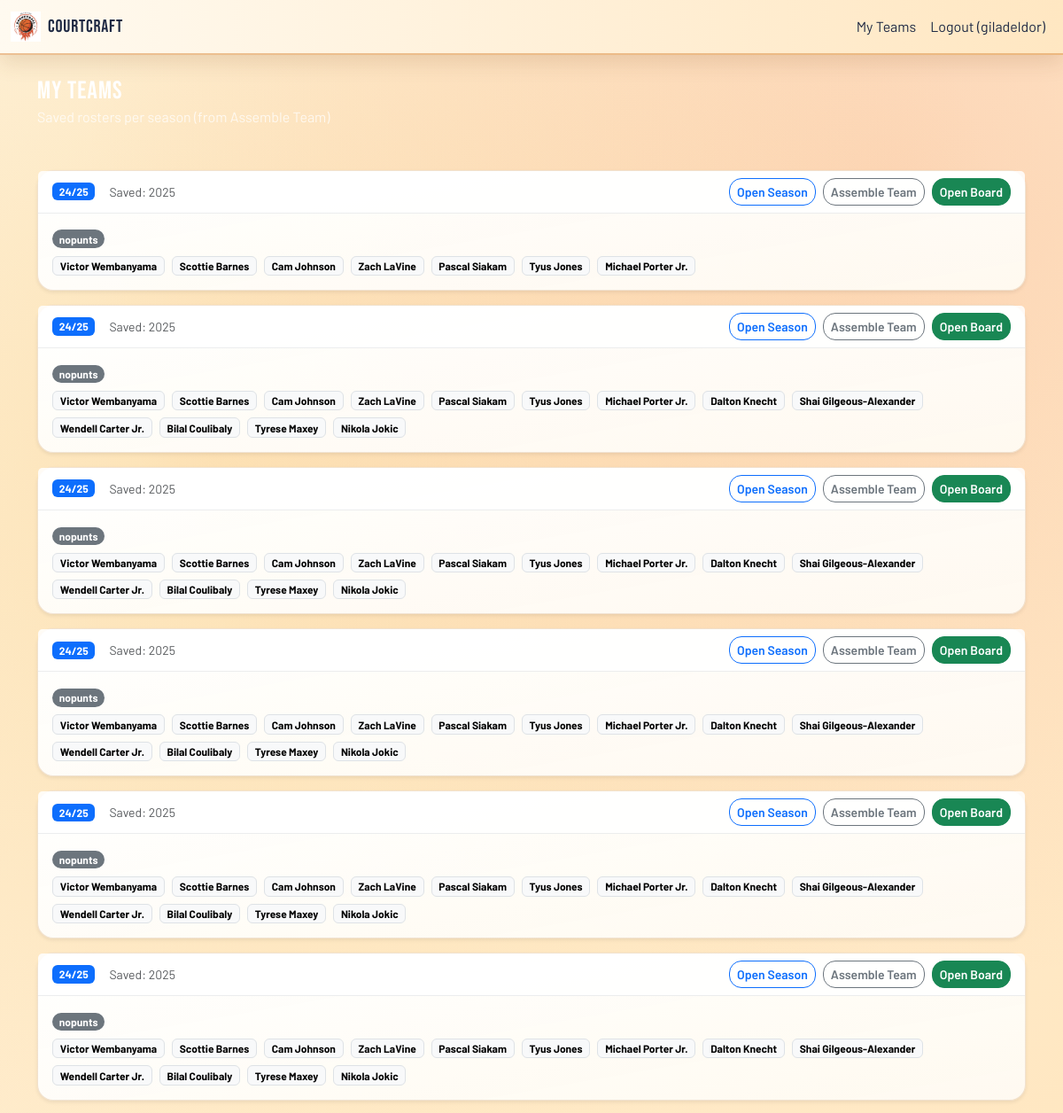
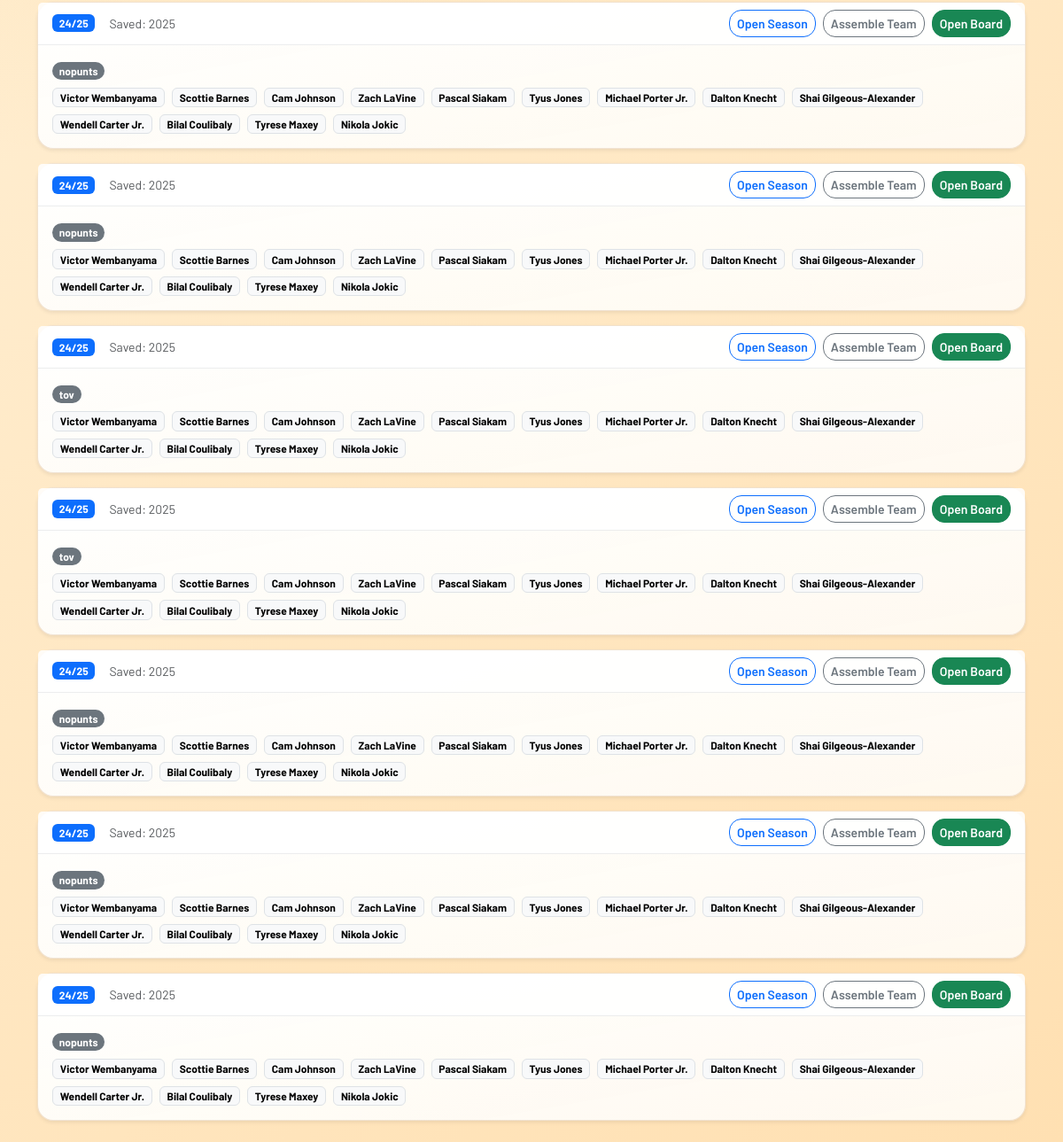
The page /teams (signed in) on the database its author committed (2 pictures, top to bottom).
### tables this page shows
CREATE TABLE "teams" (
	id INTEGER NOT NULL, 
	user_id INTEGER NOT NULL, 
	season VARCHAR(32) NOT NULL, 
	players TEXT NOT NULL, 
	data_type VARCHAR(32) NOT NULL, 
	created_at DATETIME NOT NULL, ir_players TEXT NOT NULL DEFAULT '[]', 
	PRIMARY KEY (id), 
	FOREIGN KEY(user_id) REFERENCES users (id)
);

### app.py (the view)
@app.route("/teams")
def list_teams():
    if "user_id" not in session:
        flash("Please log in","warning"); return redirect(url_for("auth"))
    db = get_db()
    rows = db.execute(
        "SELECT season,players,data_type,created_at FROM teams WHERE user_id=? ORDER BY created_at DESC",
        (session["user_id"],)
    ).fetchall()
    teams = [{
        "season": r["season"].replace("-","/"),
        "players": json.loads(r["players"]),
        "data_type": r["data_type"],
        "created": r["created_at"]
    } for r in rows]
    return render_template("teams.html", teams=teams)

### app.py (called while the page is built)
def get_db():
    conn = sqlite3.connect(DATABASE)
    conn.row_factory = sqlite3.Row
    return conn

@app.context_processor
def inject_globals():
    return {
        'current_year': datetime.now().year,
        'logged_in_user': session.get("user"),
        'player_headshot_url': player_headshot_url,
    }

### templates/teams.html (shortened to what this page needs)
{% extends 'base.html' %}
{% block fullwidth %}
  <div class="bg-secondary-navy text-white py-4">
    <div class="container">
      <h1 class="h3 mb-0">My Teams</h1>
      <p class="mb-0 opacity-75">Saved rosters per season (from Assemble Team)</p>
    </div>
  </div>
{% endblock %}
{% block content %}
  {% if not teams or teams|length == 0 %}
    <div class="alert alert-info">
      No teams saved yet. Go to a season and click <strong>Assemble Team</strong> to save your roster.
    </div>
  {% else %}
    <div class="row g-3">
      {% for t in teams %}
        {% set season_url = t.season|replace('/','-') %}
        <div class="col-12">
          <div class="card shadow-sm">
            <div class="card-header d-flex flex-wrap justify-content-between align-items-center gap-2">
              <div class="d-flex align-items-center gap-3">
                <span class="badge text-bg-primary">{{ t.season }}</span>
                <span class="text-muted small">Saved: {{ t.created }}</span>
              </div>
              <div class="d-flex gap-2">
                <a class="btn btn-sm btn-outline-primary" href="{{ url_for('season_page', season=season_url) }}">Open Season</a>
                <a class="btn btn-sm btn-outline-secondary" href="{{ url_for('team_assemble_page', season=season_url) }}">Assemble Team</a>
                <a class="btn btn-sm btn-success" href="{{ url_for('board_page', season=season_url) }}">Open Board</a>
              </div>
            </div>
            <div class="card-body">
              <div class="mb-2">
                <span class="badge rounded-pill text-bg-secondary">{{ t.data_type }}</span>
              </div>
              {% if t.players and t.players|length > 0 %}
                <div class="d-flex flex-wrap gap-2">
                  {% for p in t.players %}
                    <span class="badge text-bg-light border">{{ p }}</span>
                  {% endfor %}
                </div>
              {% else %}
                <p class="text-muted mb-0">No players saved in this roster.</p>
              {% endif %}
            </div>
          </div>
        </div>
      {% endfor %}
    </div>
  {% endif %}
{% endblock %}

### static/css/courtcraft.css (style rules this page uses)
:root { --court-ink: #1f2a44; --court-deep: #2b3e62; --court-orange: #f05a28; --court-gold: #f5b448; --court-light: #fff8eb; --court-wood: #d89e64; --accent-white: #ffffff; }
html, body { margin: 0; padding: 0; width: 100%; min-height: 100%; }
body { display: flex; flex-direction: column; background: radial-gradient(circle at 20% 20%, rgba(245, 180, 72, 0.24), transparent 42%), radial-gradient(circle at 84% 8%, rgba(240, 90, 40, 0.17), transparent 36%), linear-gradient(140deg, #fff6e3 0%, #ffe9c6 54%, #ffe0b2 100%); color: #1f2a44; font-family: 'Barlow', sans-serif; }
h1, h2, h3, h4, h5, .navbar-brand span { font-family: 'Bebas Neue', sans-serif; letter-spacing: 0.04em; }
.card { border-radius: 18px; border: 1px solid rgba(192, 133, 71, 0.22); background: linear-gradient(170deg, rgba(255,255,255,0.98), rgba(255,250,242,0.96)); box-shadow: 0 12px 28px rgba(114, 67, 30, 0.16); }
.card-header { border-bottom: 1px solid rgba(14, 28, 47, 0.08); background: rgba(255, 255, 255, 0.85); color: #132947; }
.btn { border-radius: 14px; font-weight: 600; }

### rows shown on the page
teams: season "24/25", created "2025", data_type "nopunts", players "Victor Wembanyama" "Scottie Barnes" "Cam Johnson" "Zach LaVine" "Pascal Siakam" "Tyus Jones" "Michael Porter Jr."
teams: season "24/25", created "2025", data_type "nopunts", players "Victor Wembanyama" "Scottie Barnes" "Cam Johnson" "Zach LaVine" "Pascal Siakam" "Tyus Jones" "Michael Porter Jr." "Dalton Knecht" "Shai Gilgeous-Alexander" "Wendell Carter Jr." "Bilal Coulibaly" "Tyrese Maxey" "Nikola Jokic"
teams: season "24/25", created "2025", data_type "nopunts", players "Victor Wembanyama" "Scottie Barnes" "Cam Johnson" "Zach LaVine" "Pascal Siakam" "Tyus Jones" "Michael Porter Jr." "Dalton Knecht" "Shai Gilgeous-Alexander" "Wendell Carter Jr." "Bilal Coulibaly" "Tyrese Maxey" "Nikola Jokic"
teams: season "24/25", created "2025", data_type "nopunts", players "Victor Wembanyama" "Scottie Barnes" "Cam Johnson" "Zach LaVine" "Pascal Siakam" "Tyus Jones" "Michael Porter Jr." "Dalton Knecht" "Shai Gilgeous-Alexander" "Wendell Carter Jr." "Bilal Coulibaly" "Tyrese Maxey" "Nikola Jokic"
teams: season "24/25", created "2025", data_type "nopunts", players "Victor Wembanyama" "Scottie Barnes" "Cam Johnson" "Zach LaVine" "Pascal Siakam" "Tyus Jones" "Michael Porter Jr." "Dalton Knecht" "Shai Gilgeous-Alexander" "Wendell Carter Jr." "Bilal Coulibaly" "Tyrese Maxey" "Nikola Jokic"
teams: season "24/25", created "2025", data_type "nopunts", players "Victor Wembanyama" "Scottie Barnes" "Cam Johnson" "Zach LaVine" "Pascal Siakam" "Tyus Jones" "Michael Porter Jr." "Dalton Knecht" "Shai Gilgeous-Alexander" "Wendell Carter Jr." "Bilal Coulibaly" "Tyrese Maxey" "Nikola Jokic"
teams: season "24/25", created "2025", data_type "nopunts", players "Victor Wembanyama" "Scottie Barnes" "Cam Johnson" "Zach LaVine" "Pascal Siakam" "Tyus Jones" "Michael Porter Jr." "Dalton Knecht" "Shai Gilgeous-Alexander" "Wendell Carter Jr." "Bilal Coulibaly" "Tyrese Maxey" "Nikola Jokic"
teams: season "24/25", created "2025", data_type "nopunts", players "Victor Wembanyama" "Scottie Barnes" "Cam Johnson" "Zach LaVine" "Pascal Siakam" "Tyus Jones" "Michael Porter Jr." "Dalton Knecht" "Shai Gilgeous-Alexander" "Wendell Carter Jr." "Bilal Coulibaly" "Tyrese Maxey" "Nikola Jokic"
teams: season "24/25", created "2025", data_type "tov", players "Victor Wembanyama" "Scottie Barnes" "Cam Johnson" "Zach LaVine" "Pascal Siakam" "Tyus Jones" "Michael Porter Jr." "Dalton Knecht" "Shai Gilgeous-Alexander" "Wendell Carter Jr." "Bilal Coulibaly" "Tyrese Maxey" "Nikola Jokic"
teams: season "24/25", created "2025", data_type "tov", players "Victor Wembanyama" "Scottie Barnes" "Cam Johnson" "Zach LaVine" "Pascal Siakam" "Tyus Jones" "Michael Porter Jr." "Dalton Knecht" "Shai Gilgeous-Alexander" "Wendell Carter Jr." "Bilal Coulibaly" "Tyrese Maxey" "Nikola Jokic"
teams: season "24/25", created "2025", data_type "nopunts", players "Victor Wembanyama" "Scottie Barnes" "Cam Johnson" "Zach LaVine" "Pascal Siakam" "Tyus Jones" "Michael Porter Jr." "Dalton Knecht" "Shai Gilgeous-Alexander" "Wendell Carter Jr." "Bilal Coulibaly" "Tyrese Maxey" "Nikola Jokic"
teams: season "24/25", created "2025", data_type "nopunts", players "Victor Wembanyama" "Scottie Barnes" "Cam Johnson" "Zach LaVine" "Pascal Siakam" "Tyus Jones" "Michael Porter Jr." "Dalton Knecht" "Shai Gilgeous-Alexander" "Wendell Carter Jr." "Bilal Coulibaly" "Tyrese Maxey" "Nikola Jokic"
teams: season "24/25", created "2025", data_type "nopunts", players "Victor Wembanyama" "Scottie Barnes" "Cam Johnson" "Zach LaVine" "Pascal Siakam" "Tyus Jones" "Michael Porter Jr." "Dalton Knecht" "Shai Gilgeous-Alexander" "Wendell Carter Jr." "Bilal Coulibaly" "Tyrese Maxey" "Nikola Jokic"

### other values the page prints
{{ logged_in_user }} "giladeldor"
